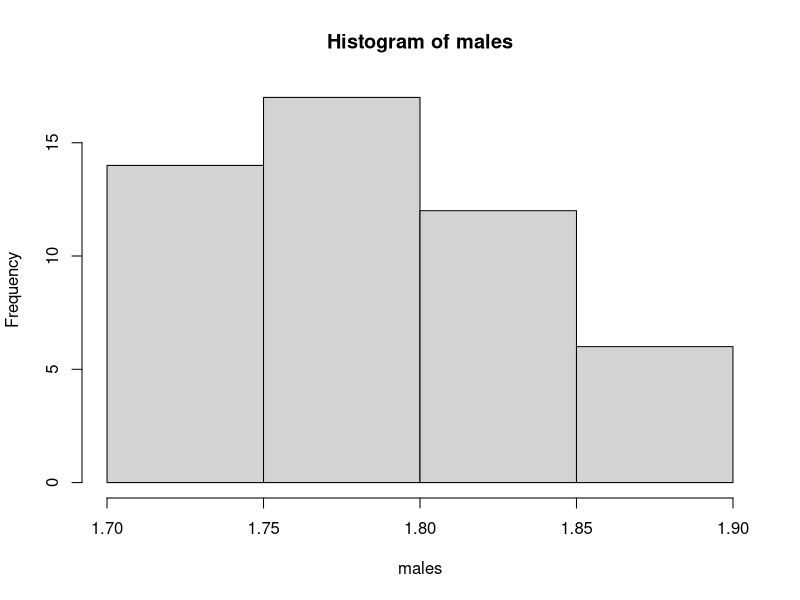
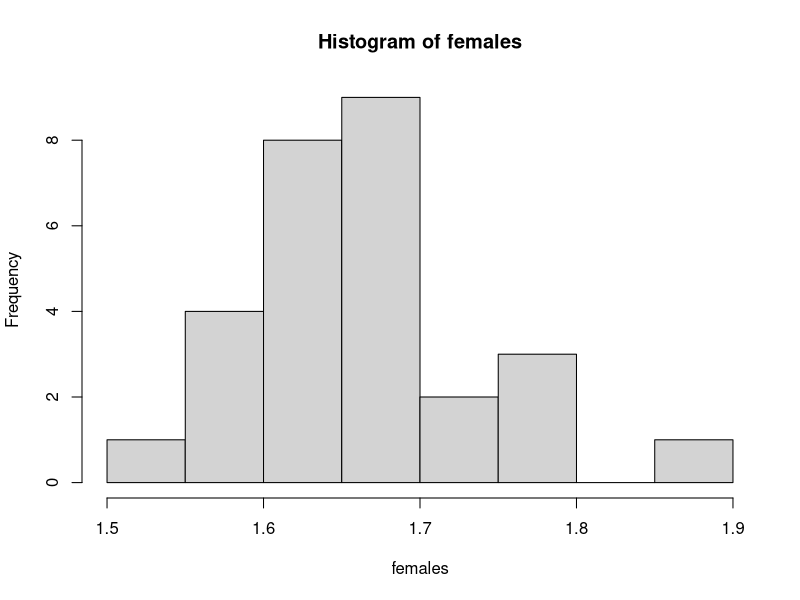

Write the R code that produced these figures, in order.
data <- read.csv("survey_data_2019.txt" , header=TRUE , sep='\t')
data <- data[complete.cases(data[,"height"]),]
# We are going to use the variable X1bar - X2bar (x1bar avg value of males 
#, x2bar avg value of females)
males <- data[data$sex == 'M',]$height
females <- data[data$sex == 'F',]$height

hist(males)
hist(females)
#No outliers and the distr looks normal enough

#Calculating sample size
nrow(data[data$sex == 'M',]) -> N1
nrow(data[data$sex == 'F',]) -> N2

#Calculating the sdeviastions of each male and female data
sd(males) -> s1
sd(females) -> s2

mean(males) -> m1
mean(females) -> m2

#Calculating the t for 95 % confidence interval
#Degrees of freedom are N1+N2 sp
abs(qt(0.025, df=min(N1-1,N2-1))) -> t

#Finally calculating the margin of erroR
mt <- (s1/sqrt(N1) + s2/sqrt(N2)) * t

##Therefore the confidence interval is the following
lowerbound <- (m1-m2) - mt
higherbound <- (m1-m2) + mt
message("95% Confidence interval is [ ", lowerbound , " , " , higherbound, " ]")
